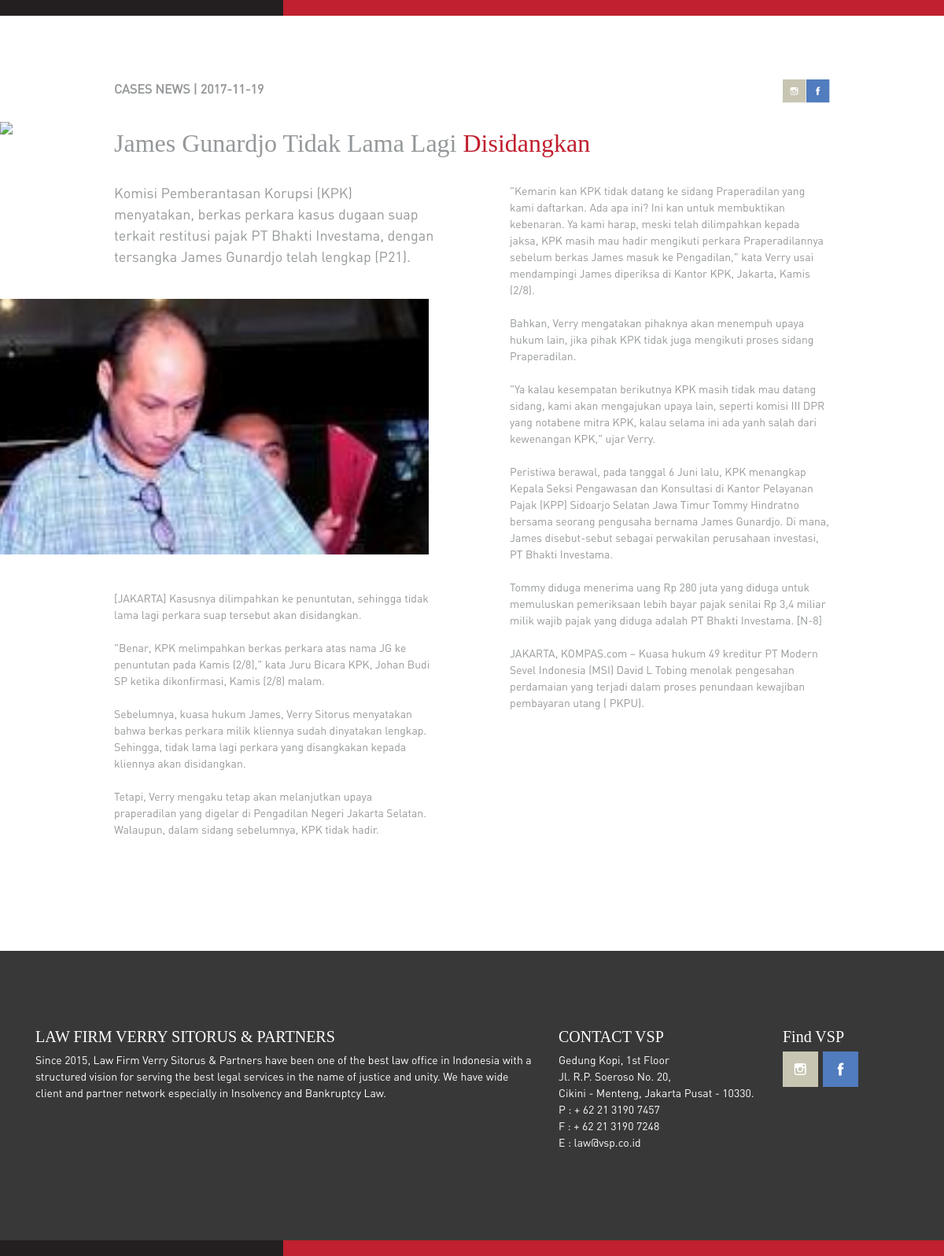
Page /news.php?id=1 on the committed database.
### tables this page shows
CREATE TABLE `news` (
  `id_news` int(11) NOT NULL,
  `id_kategori` int(11) NOT NULL,
  `judul` varchar(255) NOT NULL,
  `header` mediumtext NOT NULL,
  `kolom1` mediumtext NOT NULL,
  `kolom2` mediumtext NOT NULL,
  `gambar` varchar(50) NOT NULL,
  `nomor` int(1) NOT NULL,
  `tgl_buat` date NOT NULL
);

CREATE TABLE `kategori` (
  `id_kategori` int(11) NOT NULL,
  `nama` varchar(25) NOT NULL
);

### news.php (the view, shortened to what this page needs)
<?php
include ("config.php");
$id = $_GET['id'];
$query = "SELECT news.*, kategori.nama FROM news JOIN kategori ON news.id_kategori = kategori.id_kategori WHERE news.id_news = $id";
$news = mysqli_query($db, $query);
$data = mysqli_fetch_array($news);
?>
<!DOCTYPE html>
<html>
<head>
    <link rel="stylesheet" href="assets/css/bootstrap.min.css">
    <link rel="stylesheet" href="assets/css/style.css">
</head>
<body>
<table class="accent-color">
    <tr>
        <td class="black"></td>
        <td class="red"></td>
    </tr>
</table>
<nav class="navbar navbar-expand-lg navbar-light navbar-vsp my-4">
    <div class="container">
        <a class="navbar-brand" href="index.php">
        </a>
        <div class="collapse navbar-collapse" id="navbarSupportedContent">
            <ul class="navbar-nav ml-auto">
                <li class="nav-item border border-top-0 border-bottom-0 border-right-0">
                    <a class="nav-link" href="index.php">HOME <span class="sr-only">(current)</span></a>
                </li>
                <li class="nav-item border border-top-0 border-bottom-0 border-right-0">
                    <a class="nav-link" href="aboutus.php">ABOUT VSP</a>
                </li>
                <li class="nav-item border border-top-0 border-bottom-0 border-right-0 active">
                    <a class="nav-link" href="expertise.php">EXPERTISE</a>
                </li>
                <li class="nav-item border border-top-0 border-bottom-0 border-right-0">
                    <a class="nav-link" href="client.php">CLIENT</a>
                </li>
                <li class="nav-item border border-top-0 border-bottom-0 border-right-0">
                    <a class="nav-link" href="lawyers.php">LAWYERS</a>
                </li>
                <li class="nav-item border border-top-0 border-bottom-0">
                    <a class="nav-link" href="contact.php">CONTACT</a>
                </li>
            </ul>
        </div>
    </div>
</nav>
<div class="container-fluid">
    <div class="row">
        <div class="col-lg-12" style="padding:0">
        </div>
    </div>
</div>
<div class="container">
    <div class="row">
        <div class="col-lg-12">
            <div class="section">
                <div class="row">
                    <div class="col-lg-12">
                        <div class="d-flex">
                            <div class="mr-auto">
                                <p><b><?php echo $data['nama']?>  | <?php echo $data['tgl_buat'];?></b></p>
                            </div>
                            <a href="https://www.instagram.com/lawfirmverrysitorus/">
                                <img src="assets/img/ig.png" alt="instagram-logo" width="30">
                            </a>
                            <a href="https://www.facebook.com/vsplawfirm/">
                                <img src="assets/img/fb.png" alt="facebook-logo" width="30">
                            </a>
                        </div>
                    </div>
                    <div class="col-lg-12">
                        <div class="mt-4">
                            <h2 style="width:90%"><?php echo $data['judul']; ?></h2>
                        </div>
                    </div>
                </div>
                <div class="row mt-4">
                    <div class="col-lg-6 pr-5">
                        <p style="font-size:18px">
                            <?php echo $data['header']; ?>
                        </p>
                        <?php if ($data['gambar']) { ?>
                            <img src="assets/img/<?php echo $data['gambar']?>" class="img-article py-4">
                        <?php } ?>
                        <p class="text-small">
                            <br>
                            <?php echo $data['kolom1']; ?>
                        </p>
                    </div>
                    <div class="col-lg-6 pl-5">
                        <p class="text-small">
                            <?php echo $data['kolom2'];?>
                        </p>
                    </div>
                </div>
            </div>
        </div>
    </div>
</div>
<footer class="mt-5">
    <div class="container">
        <div class="row py-5">
            <div class="col-sm-7">
                <h5>LAW FIRM VERRY SITORUS &amp; PARTNERS</h5>
                <p>
                    Since 2015, Law Firm Verry Sitorus & Partners have been one of the best
                    law office in Indonesia with a structured vision for serving the best legal
                    services in the name of justice and unity. We have wide client and partner network
                    especially in Insolvency and Bankruptcy Law.
                </p>
            </div>
            <div class="col-sm-3">
                <h5>CONTACT VSP</h5>
                <p>
                    Gedung Kopi, 1st Floor <br>
                    Jl. R.P. Soeroso No. 20,<br>
                    Cikini - Menteng, Jakarta Pusat - 10330.<br>
                    P : + 62 21 3190 7457<br>
                    F : + 62 21 3190 7248<br>
                    E : law@vsp.co.id <br>
                </p>
            </div>
            <div class="col-sm-2">
                <h5>Find VSP</h5>
                <a href="https://www.instagram.com/lawfirmverrysitorus/">
                    <img src="assets/img/ig.png" alt="instagram-logo">
                </a>
                <a href="https://www.facebook.com/vsplawfirm/">
                    <img src="assets/img/fb.png" alt="facebook-logo">
                </a>
            </div>
        </div>
    </div>
</footer>
<table class="accent-color">
    <tr>
        <td class="black"></td>
        <td class="red"></td>
    </tr>
</table>
</body>
</html>

### assets/css/style.css (style rules this page uses)
body { margin: 0; padding: 0; color: #95989A; font-smooth: always; -webkit-font-smoothing: antialiased; -moz-osx-font-smoothing: grayscale; }
h1, h2, h3, h4, h5, .nav-link { font-family: Klavika-Regular; }
h6, p { font-family: DIN-Regular; }
.accent-color { width: 100%; height: 20px; border-collapse: collapse; }
.accent-color td { margin: 0; padding: 0; }
.accent-color td.black { width: 30%; background-color: #231F20; }
.accent-color td.red { width: 70%; background-color: #C0202F; }
.navbar { background: #fff; }
.navbar.navbar-vsp a { color: #95989A; font-size: 13px; margin: 0 7px; }
li.nav-item.active a { color: #C0202F!important; font-weight: bold; }
.red { color: #C0202F; font-family: Klavika-Bold; }
footer { background-color: #383838; color: #fff; padding: 50px 0; }
footer p { font-size: 14px; }
.section { background-color: #fff; margin-top: -150px; padding: 80px 100px; }
.text-small { font-size: 14px; }
.img-article { width: 650px; margin-left: -250px; }

### rows in the picture
news: id_kategori.nama "CASES NEWS", tgl_buat "2017-11-19", judul "James Gunardjo Tidak Lama Lagi Disidangkan", header "Komisi Pemberantasan Korupsi (KPK) menyatakan, berkas perkara kasus dugaan suap terkait restitusi pajak PT Bhakti Investama, dengan tersangka James Gunardjo telah lengkap (P21).", gambar (picture), kolom1 "[JAKARTA] Kasusnya dilimpahkan ke penuntutan, sehingga tidak lama lagi perkara suap tersebut akan disidangkan. \"Benar, KPK melimpahkan berkas perkara atas nama JG ke penuntutan pada Kamis (2/8),\" kata Juru Bicara KPK, Johan Budi SP ketika dikonfirmasi, Kamis (2/8) malam. Sebelumnya, kuasa hukum James, Verry Sitorus menyatakan bahwa berkas perkara milik kliennya sudah dinyatakan lengkap. Sehingga, tidak lama lagi perkara yang disangkakan kepada kliennya akan disidangkan. Tetapi, Verry mengaku tetap akan melanjutkan upaya praperadilan yang digelar di Pengadilan Negeri Jakarta Selatan. Walaupun, dalam sidang sebelumnya, KPK tidak hadir.", kolom2 "\"Kemarin kan KPK tidak datang ke sidang Praperadilan yang kami daftarkan. Ada apa ini? Ini kan untuk membuktikan kebenaran. Ya kami harap, meski telah dilimpahkan kepada jaksa, KPK masih mau hadir mengikuti perkara Praperadilannya sebelum berkas James masuk ke Pengadilan,\" kata Verry usai mendampingi James diperiksa di Kantor KPK, Jakarta, Kamis (2/8). Bahkan, Verry mengatakan pihaknya akan menempuh upaya hukum lain, jika pihak KPK tidak juga mengikuti proses sidang Praperadilan. \"Ya kalau kesempatan berikutnya KPK masih tidak mau datang sidang, kami akan mengajukan upaya lain, seperti komisi III DPR yang notabene mitra KPK, kalau selama ini ada yanh salah dari kewenangan KPK,\" ujar Verry.…"
